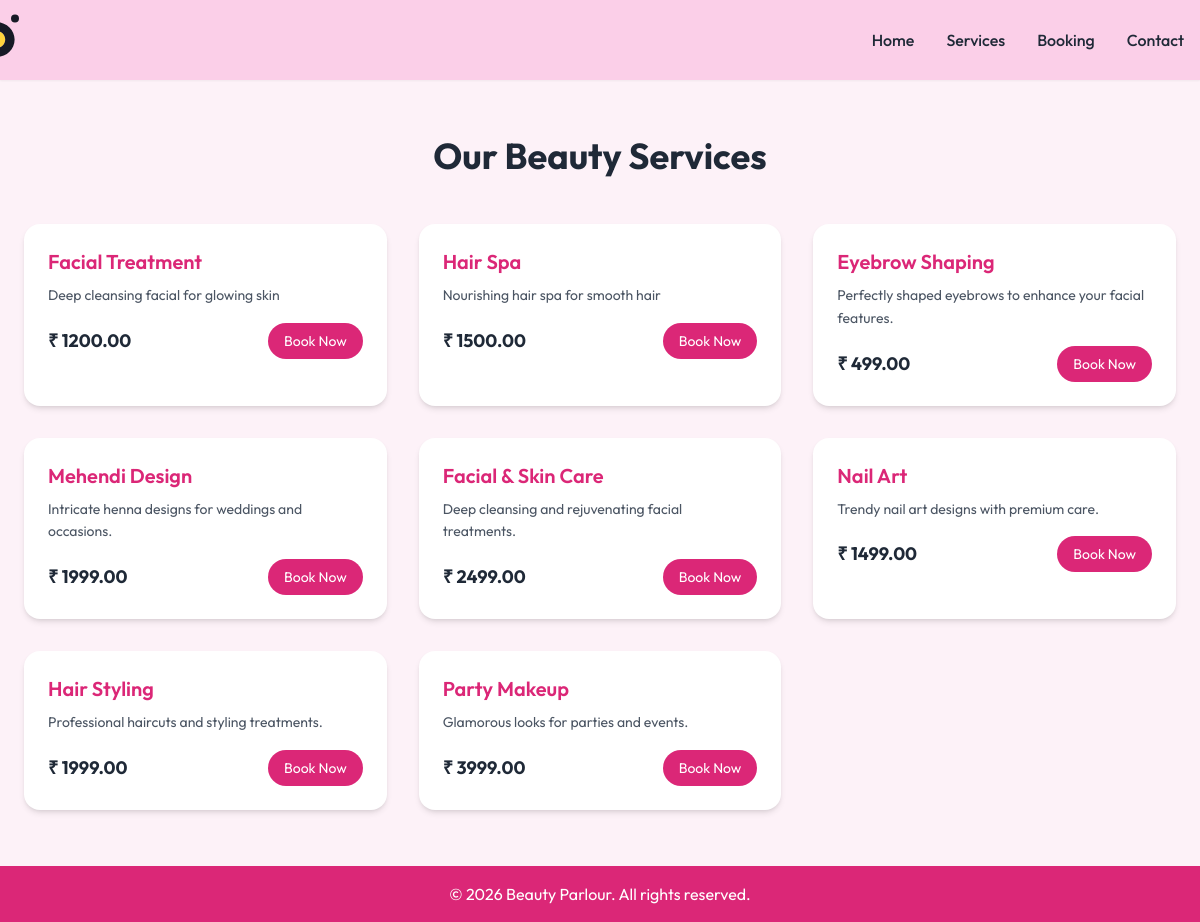
Page /services/ on the committed database.
### parlour/models.py (models this page shows, shortened)
class Service(models.Model):
    name = models.CharField(max_length=100)
    description = models.TextField()
    price = models.DecimalField(max_digits=10, decimal_places=2)
    banner = models.ImageField(upload_to='services/', blank=True, null=True)

### parlour/views.py (the view)
# urls.py: path("services/", views.services, name="services"),
def services(request):
    services = Service.objects.all()
    return render(request, "services.html", {"services": services})

### templates/services.html
{% extends "base.html" %}
{% block content %}
<section class="bg-pink-50 py-14">
  <div class="max-w-7xl mx-auto px-6">
    <h2 class="text-3xl md:text-4xl font-bold text-center mb-12">
      Our Beauty Services
    </h2>
    <div class="grid grid-cols-1 sm:grid-cols-2 lg:grid-cols-3 gap-8">
      {% for service in services %}
      <div
        class="bg-white rounded-2xl shadow-md p-6
               hover:shadow-xl hover:-translate-y-1
               transition duration-300"
      >
        <h3 class="text-xl font-semibold text-pink-600 mb-2">
          {{ service.name }}
        </h3>
        <p class="text-gray-600 text-sm leading-relaxed mb-4">
          {{ service.description }}
        </p>
        <div class="flex items-center justify-between mt-auto">
          <span class="text-lg font-bold text-gray-800">
            ₹ {{ service.price }}
          </span>
          <a
            href="/booking/"
            class="bg-pink-600 text-white px-4 py-2 rounded-full
                   text-sm hover:bg-pink-700 transition"
          >
            Book Now
          </a>
        </div>
      </div>
      {% endfor %}
    </div>
  </div>
</section>
{% endblock %}

### templates/base.html (shortened to what this page needs)
<!DOCTYPE html>
<html lang="en">
<head>
  <script src="https://cdn.tailwindcss.com"></script>
</head>
<body class="bg-pink-50 text-gray-800 min-h-screen flex flex-col">
{% load static %}
<nav class="relative md:sticky md:top-0 z-50 md:bg-pink-200 md:h-20 md:shadow-sm bg-pink-100">
  <div class="max-w-7xl mx-auto px-4 flex justify-between items-center h-14 md:h-full">
    <a href="/" class="flex items-center ml-0 md:-ml-32">
      <img
        src="{% static 'images/logo.svg' %}"
        alt="Beauty Parlour Logo"
        class="h-7 sm:h-8 md:h-16 w-auto"
        loading="eager"
      />
    </a>
    <div class="hidden md:flex space-x-8 font-medium">
      <a href="/" class="hover:text-pink-600">Home</a>
      <a href="/services/" class="hover:text-pink-600">Services</a>
      <a href="/booking/" class="hover:text-pink-600">Booking</a>
      <a href="/contact/" class="hover:text-pink-600">Contact</a>
    </div>
  </div>
</nav>
<main class="page-fade flex-grow">
  {% block content %}{% endblock %}
</main>
<footer class="bg-pink-600 text-white text-center py-4">
  © 2026 Beauty Parlour. All rights reserved.
</footer>
</body>
</html>

### templates/base.html (style rules this page uses)
body { font-family: 'Outfit', sans-serif; margin: 0; }
.page-fade { animation: fadeIn 0.35s ease-out both; }
img { will-change: opacity; }

### rows in the picture
Service: name "Facial Treatment", description "Deep cleansing facial for glowing skin", price "1200.00"
Service: name "Hair Spa", description "Nourishing hair spa for smooth hair", price "1500.00"
Service: name "Eyebrow Shaping", description "Perfectly shaped eyebrows to enhance your facial features.", price "499.00"
Service: name "Mehendi Design", description "Intricate henna designs for weddings and occasions.", price "1999.00"
Service: name "Facial & Skin Care", description "Deep cleansing and rejuvenating facial treatments.", price "2499.00"
Service: name "Nail Art", description "Trendy nail art designs with premium care.", price "1499.00"
Service: name "Hair Styling", description "Professional haircuts and styling treatments.", price "1999.00"
Service: name "Party Makeup", description "Glamorous looks for parties and events.", price "3999.00"
